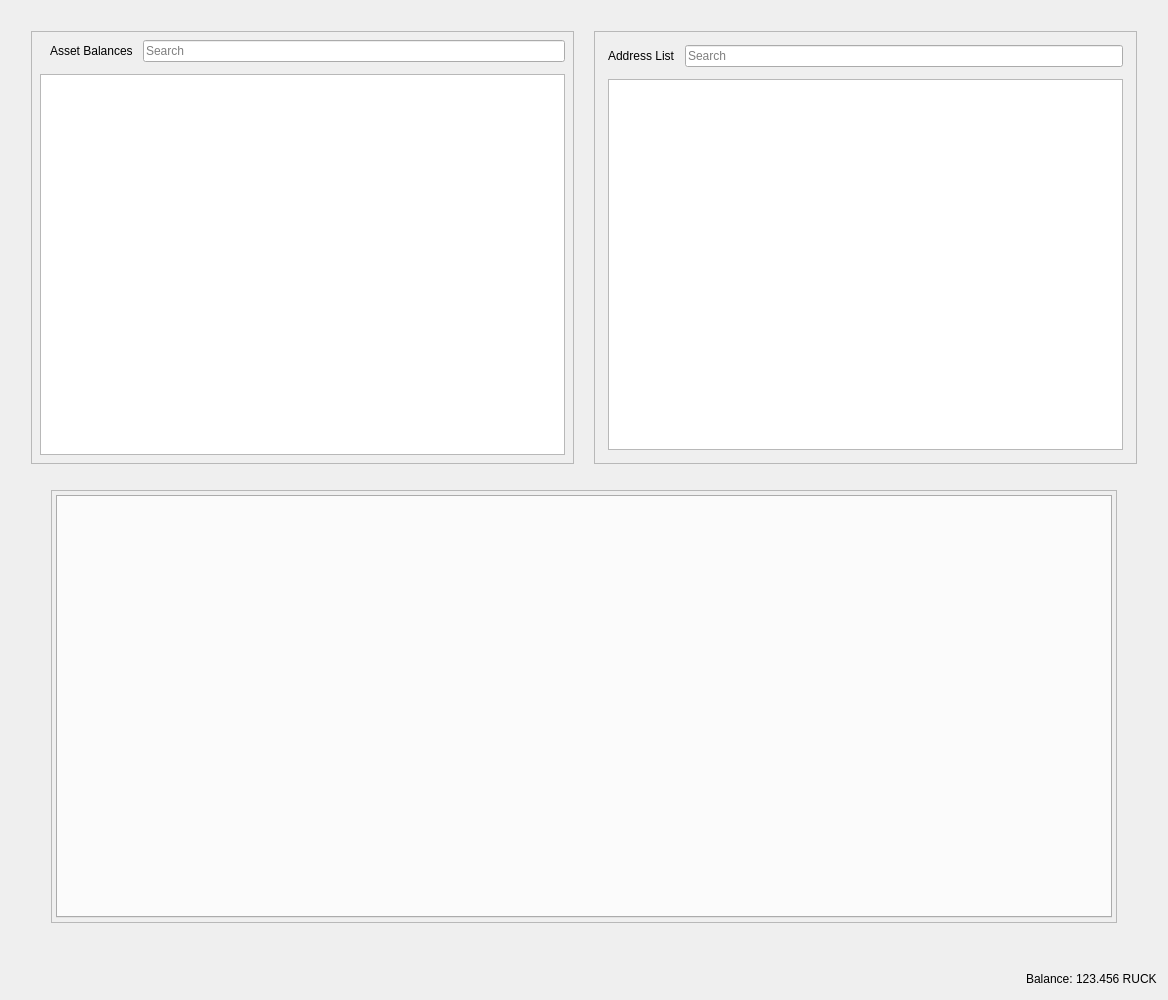
<?xml version="1.0" encoding="UTF-8"?>
<ui version="4.0">
 <class>RestrictedAssetsDialog</class>
 <widget class="QDialog" name="RestrictedAssetsDialog">
  <property name="geometry">
   <rect>
    <x>0</x>
    <y>0</y>
    <width>1168</width>
    <height>1000</height>
   </rect>
  </property>
  <property name="windowTitle">
   <string>Send Coins</string>
  </property>
  <layout class="QVBoxLayout" name="verticalLayout">
   <item>
    <layout class="QHBoxLayout" name="horizontalLayout">
     <property name="spacing">
      <number>20</number>
     </property>
     <property name="leftMargin">
      <number>20</number>
     </property>
     <property name="topMargin">
      <number>20</number>
     </property>
     <property name="rightMargin">
      <number>20</number>
     </property>
     <property name="bottomMargin">
      <number>20</number>
     </property>
     <item>
      <widget class="QFrame" name="frameAssetBalance">
       <property name="frameShape">
        <enum>QFrame::StyledPanel</enum>
       </property>
       <property name="frameShadow">
        <enum>QFrame::Raised</enum>
       </property>
       <layout class="QVBoxLayout" name="verticalLayout_7">
        <property name="spacing">
         <number>12</number>
        </property>
        <property name="leftMargin">
         <number>4</number>
        </property>
        <property name="topMargin">
         <number>4</number>
        </property>
        <property name="rightMargin">
         <number>4</number>
        </property>
        <property name="bottomMargin">
         <number>4</number>
        </property>
        <item>
         <layout class="QVBoxLayout" name="verticalLayout_4">
          <property name="spacing">
           <number>12</number>
          </property>
          <property name="leftMargin">
           <number>4</number>
          </property>
          <property name="topMargin">
           <number>4</number>
          </property>
          <property name="rightMargin">
           <number>4</number>
          </property>
          <property name="bottomMargin">
           <number>4</number>
          </property>
          <item>
           <layout class="QHBoxLayout" name="horizontalLayout_8">
            <property name="spacing">
             <number>10</number>
            </property>
            <property name="leftMargin">
             <number>10</number>
            </property>
            <item>
             <widget class="QLabel" name="labelAssetBalance">
              <property name="text">
               <string>Asset Balances</string>
              </property>
             </widget>
            </item>
            <item>
             <widget class="QLineEdit" name="lineEditAssetSearch">
              <property name="placeholderText">
               <string>Search</string>
              </property>
             </widget>
            </item>
           </layout>
          </item>
          <item>
           <widget class="QTableView" name="listAssets"/>
          </item>
         </layout>
        </item>
       </layout>
      </widget>
     </item>
     <item>
      <widget class="QFrame" name="frameAddressList">
       <property name="frameShape">
        <enum>QFrame::StyledPanel</enum>
       </property>
       <property name="frameShadow">
        <enum>QFrame::Raised</enum>
       </property>
       <layout class="QVBoxLayout" name="verticalLayout_10">
        <property name="spacing">
         <number>12</number>
        </property>
        <item>
         <layout class="QVBoxLayout" name="verticalLayout_9">
          <property name="spacing">
           <number>12</number>
          </property>
          <property name="leftMargin">
           <number>4</number>
          </property>
          <property name="topMargin">
           <number>4</number>
          </property>
          <property name="rightMargin">
           <number>4</number>
          </property>
          <property name="bottomMargin">
           <number>4</number>
          </property>
          <item>
           <layout class="QHBoxLayout" name="horizontalLayout_9">
            <property name="spacing">
             <number>10</number>
            </property>
            <property name="leftMargin">
             <number>0</number>
            </property>
            <property name="topMargin">
             <number>0</number>
            </property>
            <property name="rightMargin">
             <number>0</number>
            </property>
            <property name="bottomMargin">
             <number>0</number>
            </property>
            <item>
             <widget class="QLabel" name="labelAddressList">
              <property name="text">
               <string>Address List</string>
              </property>
             </widget>
            </item>
            <item>
             <widget class="QLineEdit" name="lineEditAddressSearch">
              <property name="placeholderText">
               <string>Search</string>
              </property>
             </widget>
            </item>
           </layout>
          </item>
          <item>
           <widget class="QTableView" name="myAddressList"/>
          </item>
         </layout>
        </item>
       </layout>
      </widget>
     </item>
    </layout>
   </item>
   <item>
    <layout class="QHBoxLayout" name="horizontalLayout_4">
     <property name="spacing">
      <number>34</number>
     </property>
     <property name="leftMargin">
      <number>40</number>
     </property>
     <property name="topMargin">
      <number>0</number>
     </property>
     <property name="rightMargin">
      <number>40</number>
     </property>
     <property name="bottomMargin">
      <number>40</number>
     </property>
     <item>
      <widget class="QFrame" name="tabFrame">
       <property name="frameShape">
        <enum>QFrame::StyledPanel</enum>
       </property>
       <property name="frameShadow">
        <enum>QFrame::Raised</enum>
       </property>
       <layout class="QVBoxLayout" name="verticalLayout_8">
        <property name="spacing">
         <number>12</number>
        </property>
        <property name="leftMargin">
         <number>4</number>
        </property>
        <property name="topMargin">
         <number>4</number>
        </property>
        <property name="rightMargin">
         <number>4</number>
        </property>
        <property name="bottomMargin">
         <number>4</number>
        </property>
        <item>
         <widget class="QTabWidget" name="tabWidget">
          <property name="tabPosition">
           <enum>QTabWidget::North</enum>
          </property>
          <property name="tabShape">
           <enum>QTabWidget::Rounded</enum>
          </property>
          <property name="currentIndex">
           <number>-1</number>
          </property>
          <property name="elideMode">
           <enum>Qt::ElideNone</enum>
          </property>
         </widget>
        </item>
       </layout>
      </widget>
     </item>
    </layout>
   </item>
   <item>
    <layout class="QHBoxLayout" name="horizontalLayout_2">
     <property name="spacing">
      <number>3</number>
     </property>
     <item>
      <spacer name="horizontalSpacer">
       <property name="orientation">
        <enum>Qt::Horizontal</enum>
       </property>
       <property name="sizeHint" stdset="0">
        <size>
         <width>40</width>
         <height>20</height>
        </size>
       </property>
      </spacer>
     </item>
     <item alignment="Qt::AlignRight">
      <widget class="QLabel" name="label">
       <property name="sizePolicy">
        <sizepolicy hsizetype="Preferred" vsizetype="Fixed">
         <horstretch>0</horstretch>
         <verstretch>0</verstretch>
        </sizepolicy>
       </property>
       <property name="text">
        <string>Balance:</string>
       </property>
      </widget>
     </item>
     <item alignment="Qt::AlignRight">
      <widget class="QLabel" name="labelBalance">
       <property name="sizePolicy">
        <sizepolicy hsizetype="Preferred" vsizetype="Fixed">
         <horstretch>0</horstretch>
         <verstretch>0</verstretch>
        </sizepolicy>
       </property>
       <property name="cursor">
        <cursorShape>IBeamCursor</cursorShape>
       </property>
       <property name="text">
        <string notr="true">123.456 RUCK</string>
       </property>
       <property name="textInteractionFlags">
        <set>Qt::LinksAccessibleByMouse|Qt::TextSelectableByKeyboard|Qt::TextSelectableByMouse</set>
       </property>
      </widget>
     </item>
    </layout>
   </item>
  </layout>
 </widget>
 <resources>
  <include location="../raven.qrc"/>
 </resources>
 <connections/>
</ui>
